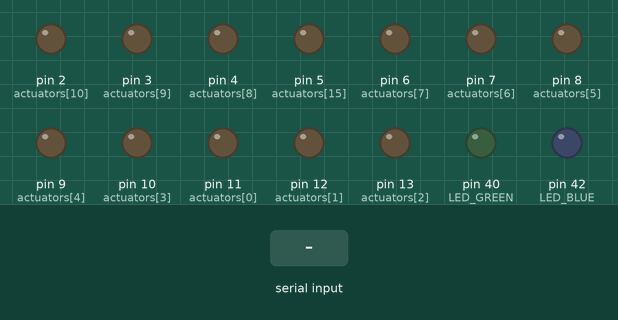
This sketch was run on a simulated Arduino Mega 2560, built with avr-gcc and run on an emulated ATmega2560. Parts: output pins drawn as LEDs (lit = HIGH). The inputs (shaded band) are chosen by the test bench.

Above: at 0.1 s.
At 2.2 s:
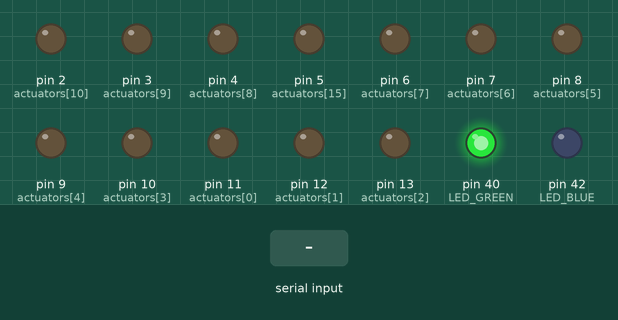
2.3 s: byte 255 (0xff) received over Serial
At 3.36 s:
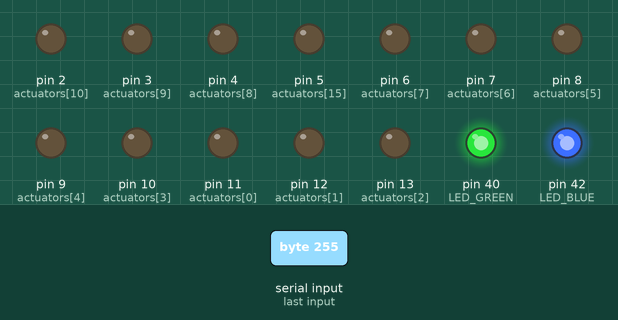
Timing chart, 0 to 5.3 s (numbered marks = the images above; inputs shaded):
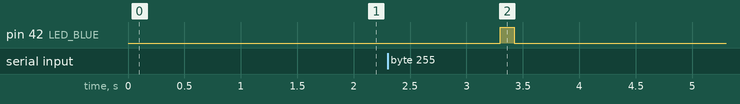

The sketch:

homados_firmware_machine_lab.ino
```cpp
/*
    Standard firmware for the Homados 16 channel solinoid driver
 The first 9 channels are PWM driven while the remaining 7 channels are digital

 When loading the firmware onto an Arduino Mega take note of
 the following steps:

 1. if you want the bot to silently boot (not trigger its solinoids)
 set SILENT_BOOT to 1
 2. set LED_FEEDBACK to 1 if you want the LED's to provide runtime feedback
 3. Assign a new ARDUINO_ID: the Homados boards are 11 - 20

 */
// on H1 10, 12, 14, 16 are broken
# define NUM_SOLENOIDS 16
// botnum/board type/board num
#define BOT_ID 12

#include <avr/interrupt.h>
#include <avr/io.h>

#define LED_RED 41
#define LED_GREEN 40
#define LED_BLUE 42

#define LED_FEEDBACK 1
#define BOOT_TEST 0

char bytes[2];
short notes[NUM_SOLENOIDS];

int handshake = 0;
int statustimer = 0;
//actuator pins v2
int actuators[] = {
 11, 12, 13, 10, 9, 8, 7, 6, 4, 3, 2,
 44, 45, 46, 47, 5
};
// actuator pins v1
/*
int actuators[] = {
  2, 3, 4, 5, 6, 7, 8, 9, 10,
  22, 24, 26, 28, 30, 32, 34
};
*/

void setup() {
  Serial.begin(57600);
  // interrupt timer parameters, these need to change
  TCCR2A = 1;
  TCCR2B = 3;
  TIMSK2 = 1;

  pinMode(LED_RED, OUTPUT);
  pinMode(LED_GREEN, OUTPUT);
  pinMode(LED_BLUE, OUTPUT);
  digitalWrite(LED_RED, HIGH);
  for (int i = 0; i < NUM_SOLENOIDS; i++) {
    pinMode(actuators[i], OUTPUT);
    if (BOOT_TEST == 1){
      notes[i] = (100);
      delay(100);
    }
  }
  delay(1000);
  digitalWrite(LED_GREEN, HIGH);
}

ISR(TIMER2_OVF_vect) {
  // solenoid control
  for (int i = 0; i < NUM_SOLENOIDS; i++) {
    if (notes[i] > 0) {
      digitalWrite(actuators[i], HIGH);
      notes[i]--;
    }
    else {
      digitalWrite(actuators[i], LOW);
    }
  }
  if (statustimer > 0 && LED_FEEDBACK) {
    digitalWrite(LED_BLUE, HIGH);
    statustimer--;
  }
  else {
    digitalWrite(LED_BLUE, LOW);
  }
}

void loop() {
  if (Serial.available()) {
    if (Serial.read() == 0xff) {
      // reads in a two index array from ChucK
      Serial.readBytes(bytes, 2);

      // bit wise operations
      // ~~~~~~~~~~~~~~~~~~~
      // reads the first six bits for the note number
      // then reads the last ten bits for the note velocity
      int pitch = byte(bytes[0]) >> 2;
      int velocity = (byte(bytes[0]) << 8 | byte(bytes[1])) & 1023;

      // message required for "handshake" to occur
      // happens once per Arduino at the start of the ChucK serial code
      if (pitch == 63 && velocity == 1023 && handshake == 0) {
        Serial.write(BOT_ID);
        handshake = 1;
        digitalWrite(LED_RED, LOW);
        digitalWrite(LED_GREEN, LOW);
      }
      if (pitch >= 0 && pitch <= NUM_SOLENOIDS) {
        statustimer = 120;
        notes[pitch] = (velocity * 0.5);
      }
    }
  }
}
```

Measured:
- after the input at 2.3 s, pin 42 (LED_BLUE): LOW → HIGH after 1.0 s, → LOW 0.12 s later
